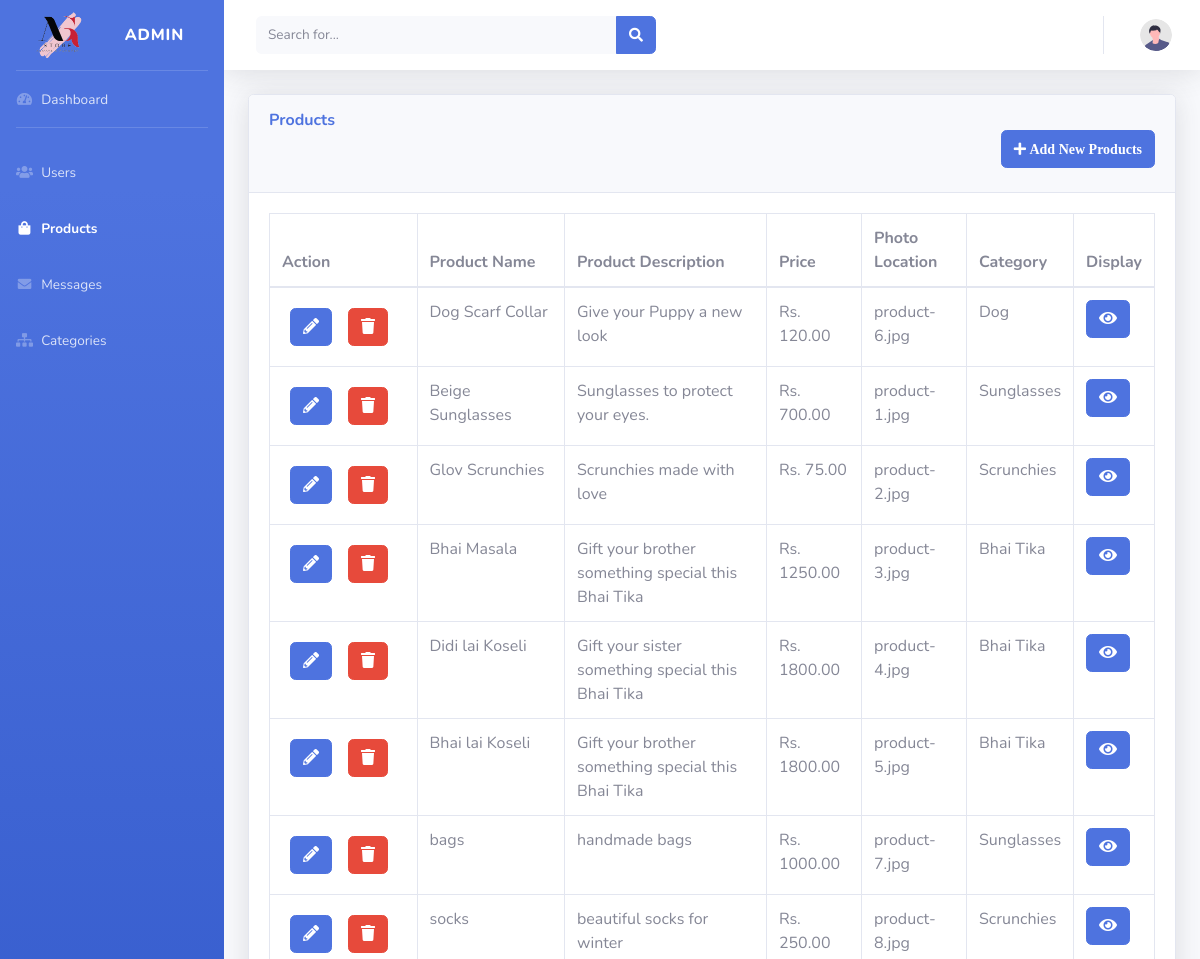
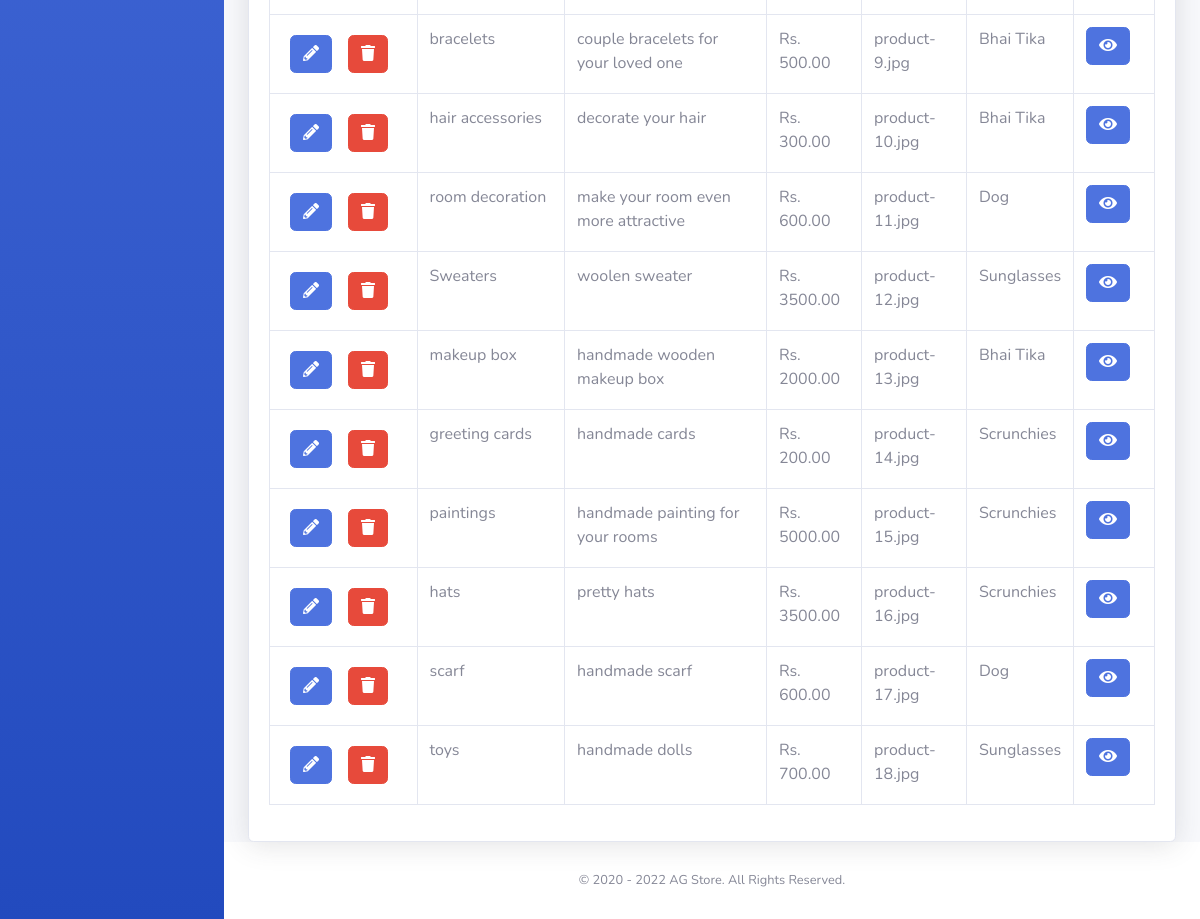
/admin/products.php, run on the app's committed database (2 pictures, top to bottom).
### tables this page shows
CREATE TABLE `products` (
  `productID` int(11) NOT NULL,
  `productName` varchar(50) NOT NULL,
  `productDesc` varchar(255) NOT NULL,
  `productPrice` decimal(10,2) NOT NULL,
  `productPhoto` varchar(255) NOT NULL,
  `categoryID` int(11) DEFAULT NULL
);

CREATE TABLE `categories` (
  `categoryID` int(11) NOT NULL,
  `categoryName` varchar(50) NOT NULL,
  `categoryType` varchar(50) NOT NULL
);

### admin/products.php (the view, shortened to what this page needs)
<?php
require '../config.inc.php';
?>
<!DOCTYPE html>
<html lang="en">
<head>
    <link href="vendor/fontawesome-free/css/all.min.css" rel="stylesheet" type="text/css">
    <link href="css/sb-admin-2.min.css" rel="stylesheet">
</head>
<body id="page-top">
    <div id="wrapper">
        <ul class="navbar-nav bg-gradient-primary sidebar sidebar-dark accordion" id="accordionSidebar">
            <a class="sidebar-brand d-flex align-items-center justify-content-center" href="index.php">
                <div class="sidebar-brand-icon">
                    <img src="./img/favicon.png" style="width:70%;" alt="AG-Store Logo">
                </div>
                <div class="sidebar-brand-text mx-4">Admin</div>
            </a>
            <hr class="sidebar-divider my-0">
            <li class="nav-item">
                <a class="nav-link" href="index.php">
                    <i class="fas fa-fw fa-tachometer-alt"></i>
                    <span>Dashboard</span></a>
            </li>
            <hr class="sidebar-divider">
            <li class="nav-item">
                <a class="nav-link" href="users.php">
                    <i class="fas fa-fw fa-users"></i>
                    <span>Users</span></a>
            </li>
            <li class="nav-item active">
                <a class="nav-link" href="products.php">
                    <i class="fas fa-fw fa-shopping-bag"></i>
                    <span>Products</span></a>
            </li>
            <li class="nav-item">
                <a class="nav-link" href="messages.php">
                    <i class="fas fa-fw fa-envelope"></i>
                    <span>Messages</span></a>
            </li>
            <li class="nav-item">
                <a class="nav-link" href="categories.php">
                    <i class="fas fa-fw fa-sitemap"></i>
                    <span>Categories</span></a>
            </li>
        </ul>
        <div id="content-wrapper" class="d-flex flex-column">
            <div id="content">
                <nav class="navbar navbar-expand navbar-light bg-white topbar mb-4 static-top shadow">
                    <form class="d-none d-sm-inline-block form-inline mr-auto ml-md-3 my-2 my-md-0 mw-100 navbar-search">
                        <div class="input-group">
                            <input type="text" class="form-control bg-light border-0 small" placeholder="Search for..." aria-label="Search" aria-describedby="basic-addon2">
                            <div class="input-group-append">
                                <button class="btn btn-primary" type="button">
                                    <i class="fas fa-search fa-sm"></i>
                                </button>
                            </div>
                        </div>
                    </form>
                    <ul class="navbar-nav ml-auto">
                        <li class="nav-item dropdown no-arrow">
                            <a class="nav-link dropdown-toggle" href="#" id="userDropdown" role="button" data-toggle="dropdown" aria-haspopup="true" aria-expanded="false">
                                <img class="img-profile rounded-circle" src="img/undraw_profile.svg">
                            </a>
                        </li>
                    </ul>
                </nav>
                <div class="container-fluid">
                    <div class="card shadow mb4">
                        <div class="card-header py-3">
                            <h6 class="m-0 font-weight-bold text-primary">Products</h6>
                            <h6 class="float-right"><a href="./php/createproducts.php" title="New Products" class="btn btn-primary"><i class="fa fa-plus fa-sm"> Add New Products</i></a></h6>
                        </div>
                        <div class="card-body">
                            <div class="table-responsive">
                                <table class="table table-bordered" id="dataTable" width="100%" cellspacing="0">
                                    <thead>
                                        <tr>
                                            <th>Action</th>
                                            <th>Product Name</th>
                                            <th>Product Description</th>
                                            <th>Price</th>
                                            <th>Photo Location</th>
                                            <th>Category</th>
                                            <th>Display</th>
                                        </tr>
                                    </thead>
                                    <tbody>
                                        <?php
                                            $sql = "SELECT * FROM products P, categories C WHERE P.categoryID = C.categoryID ORDER BY productID;";
                                            if($result = $conn -> query($sql)){
                                                if($result -> num_rows > 0){
                                                    while($row = $result -> fetch_array()){
                                                        echo '<tr>';
                                                        echo '<td class="col-md-2 col-sm-2">';
                                                        echo '<a href="./php/editproducts.php?productID='.$row['productID'].'" title="Edit Record" class="btn btn-primary m-2">';
                                                        echo '<i class="fa fa-pencil-alt"></i>';
                                                        echo '</a>';
                                                        echo '<a href="./php/deleteproducts.php?productID='.$row['productID'].'" title="Delete Record" class="btn btn-danger m-2">';
                                                        echo '<i class="fa fa-trash"></i>';
                                                        echo '</a>';
                                                        echo '</td>';
                                                        echo '<td class="col-md-2">'. $row['productName']. '</td>';
                                                        echo '<td>'. $row['productDesc']. '</td>';
                                                        echo '<td>'. 'Rs. ' .$row['productPrice']. '</td>';
                                                        echo '<td>'. $row['productPhoto']. '</td>';
                                                        echo '<td>'. $row['categoryName']. '</td>';
                                                        echo '<td>';
                                                        echo '<a href="./php/viewproducts.php?productID='.$row['productID'].'" title="View Record" class="btn btn-primary">';
                                                        echo '<i class="fa fa-eye"></i>';
                                                        echo '</a>';
                                                        echo '</td>';
                                                        echo '</tr>';
                                                    }
                                                }
                                            }
                                        ?>
                                    </tbody>
                                </table>
                            </div>
                        </div>
                    </div>
                </div>
                <footer class="sticky-footer bg-white">
                    <div class="container my-auto">
                        <div class="copyright text-center my-auto">
                            <span>&copy; 2020 - <?php echo date("Y")?> AG Store. All Rights Reserved.</span>
                        </div>
                    </div>
                </footer>
            </div>
        </div>
</body>
</html>

### data on the page
products: productName "Dog Scarf Collar", productDesc "Give your Puppy a new look", productPrice "120.00", productPhoto "product-6.jpg", categoryID.categoryName "Dog"
products: productName "Beige Sunglasses", productDesc "Sunglasses to protect your eyes.", productPrice "700.00", productPhoto "product-1.jpg", categoryID.categoryName "Sunglasses"
products: productName "Glov Scrunchies", productDesc "Scrunchies made with love", productPrice "75.00", productPhoto "product-2.jpg", categoryID.categoryName "Scrunchies"
products: productName "Bhai Masala", productDesc "Gift your brother something special this Bhai Tika", productPrice "1250.00", productPhoto "product-3.jpg", categoryID.categoryName "Bhai Tika"
products: productName "Didi lai Koseli", productDesc "Gift your sister something special this Bhai Tika", productPrice "1800.00", productPhoto "product-4.jpg", categoryID.categoryName "Bhai Tika"
products: productName "Bhai lai Koseli", productDesc "Gift your brother something special this Bhai Tika", productPrice "1800.00", productPhoto "product-5.jpg", categoryID.categoryName "Bhai Tika"
products: productName "bags", productDesc "handmade bags", productPrice "1000.00", productPhoto "product-7.jpg", categoryID.categoryName "Sunglasses"
products: productName "socks", productDesc "beautiful socks for winter", productPrice "250.00", productPhoto "product-8.jpg", categoryID.categoryName "Scrunchies"
products: productName "bracelets", productDesc "couple bracelets for your loved one", productPrice "500.00", productPhoto "product-9.jpg", categoryID.categoryName "Bhai Tika"
products: productName "hair accessories", productDesc "decorate your hair", productPrice "300.00", productPhoto "product-10.jpg", categoryID.categoryName "Bhai Tika"
products: productName "room decoration", productDesc "make your room even more attractive", productPrice "600.00", productPhoto "product-11.jpg", categoryID.categoryName "Dog"
products: productName "Sweaters", productDesc "woolen sweater", productPrice "3500.00", productPhoto "product-12.jpg", categoryID.categoryName "Sunglasses"
products: productName "makeup box", productDesc "handmade wooden makeup box", productPrice "2000.00", productPhoto "product-13.jpg", categoryID.categoryName "Bhai Tika"
products: productName "greeting cards", productDesc "handmade cards", productPrice "200.00", productPhoto "product-14.jpg", categoryID.categoryName "Scrunchies"
products: productName "paintings", productDesc "handmade painting for your rooms", productPrice "5000.00", productPhoto "product-15.jpg", categoryID.categoryName "Scrunchies"
products: productName "hats", productDesc "pretty hats", productPrice "3500.00", productPhoto "product-16.jpg", categoryID.categoryName "Scrunchies"
products: productName "scarf", productDesc "handmade scarf", productPrice "600.00", productPhoto "product-17.jpg", categoryID.categoryName "Dog"
products: productName "toys", productDesc "handmade dolls", productPrice "700.00", productPhoto "product-18.jpg", categoryID.categoryName "Sunglasses"
